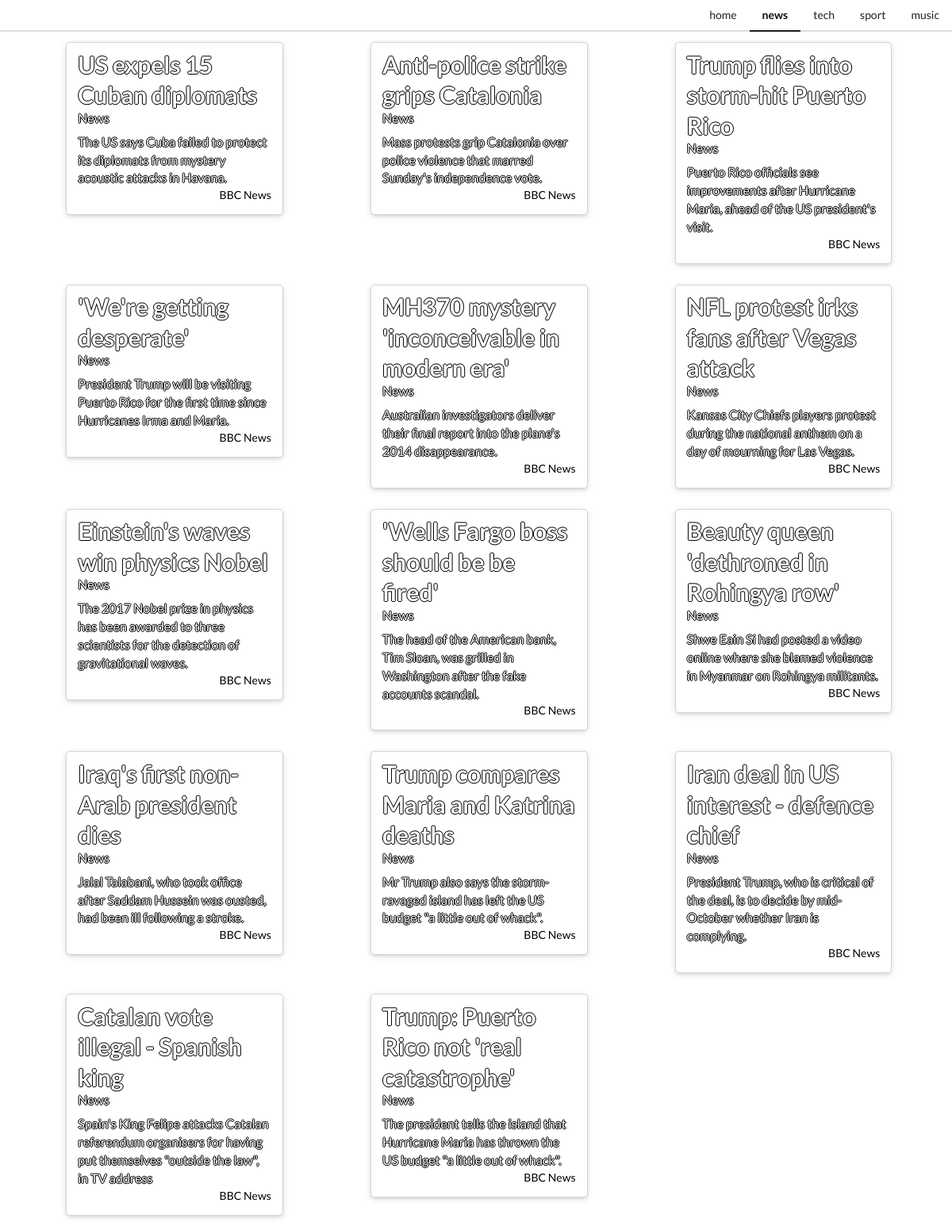
Page /news/ on the committed database.
### news_explorer/models.py (models this page shows, shortened)
class Article(models.Model):
    author = models.CharField(max_length=50)
    title = models.CharField(max_length=100)
    description = models.CharField(max_length=200)
    url = models.URLField(max_length=200, unique=True)
    url_to_image = models.URLField(max_length=200)
    publish_date = models.DateTimeField(null=True)
    tag = models.CharField(default='bbc-news', max_length=20)

### news_explorer/views.py (the view)
# urls.py: url(r'^news/', views.news_page),
def news_page(request):
    articles = Article.objects.filter(tag='bbc-news')
    context = {
        'articles': articles,
        'page': 'news'
    }
    return render(request, 'news_explorer/default.html', context)

### news_explorer/templates/news_explorer/default.html (shortened to what this page needs)
<!DOCTYPE html>
<html>
<head>
    {% load static %}
    <link rel="stylesheet" type="text/css" href="{% static "src/css/style.css" %}">
    <link rel="stylesheet" type="text/css" href="{% static "src/css/semantic.min.css" %}">
</head>
<body>
<div class="ui secondary pointing stackable menu">
    <div class="right menu">
        <a class="item {% if page == 'home' %} active {% endif %}" href="/">
            home
        </a>
        <a class="item {% if page == 'news' %} active {% endif %}" href="/news/">
            news
        </a>
        <a class="item {% if page == 'tech' %} active {% endif %}" href="/tech/">
            tech
        </a>
        <a class="item {% if page == 'sport' %} active {% endif %}" href="/sport/">
            sport
        </a>
        <a class="item {% if page == 'music' %} active {% endif %}" href="/music/">
            music
        </a>
    </div>
</div>
<div class="ui stackable grid">
    {% for article in articles %}
        <div class="five wide column news-article">
            <div class="ui raised link card">
                <a class="content" href="{{ article.url }}"
                   style="
                           background-image: url('{{ article.url_to_image }}');
                           background-size: 110%;
                           background-size: cover;
                           background-position: center;">
                    <div class="header article-text-header article-text-color">{{ article.title }}</div>
                    <div class="meta">
                        <span class="category article-text-category article-text-color">
                            {% if article.tag == 'bbc-news' %} News {% endif %}
                        </span>
                    </div>
                    <div class="description article-text-main article-text-color">
                        <p>{{ article.description }}</p>
                    </div>
                    <div class="extra content">
                        <div class="right floated author article-text-source">
                            {{ article.author }}
                        </div>
                    </div>
                </a>
            </div>
        </div>
    {% endfor %}
</div>
</body>
</html>

### static/src/css/style.css (style rules this page uses)
.news-article { padding-left: 8% !important; width: 100% !important; }
.article-text-color { color: #fff !important; text-shadow: 1px 0 0 #000, 0 -1px 0 #000, 0 1px 0 #000, -1px 0 0 #000 !important; }
.article-text-header { font-size: 30px !important; }
.article-text-category { font-size: 16px !important; }
.article-text-main { font-size: 16px !important; }
.article-text-source { font-size: 14px !important; color: #000 !important; text-shadow: 1px 0 0 #fff, 0 -1px 0 #fff, 0 1px 0 #fff, -1px 0 0 #fff !important; }

### rows in the picture
Article: title "US expels 15 Cuban diplomats", tag "News", description "The US says Cuba failed to protect its diplomats from mystery acoustic attacks in Havana.", author "BBC News"
Article: title "Anti-police strike grips Catalonia", tag "News", description "Mass protests grip Catalonia over police violence that marred Sunday's independence vote.", author "BBC News"
Article: title "Trump flies into storm-hit Puerto Rico", tag "News", description "Puerto Rico officials see improvements after Hurricane Maria, ahead of the US president's visit.", author "BBC News"
Article: title "'We're getting desperate'", tag "News", description "President Trump will be visiting Puerto Rico for the first time since Hurricanes Irma and Maria.", author "BBC News"
Article: title "MH370 mystery 'inconceivable in modern era'", tag "News", description "Australian investigators deliver their final report into the plane's 2014 disappearance.", author "BBC News"
Article: title "NFL protest irks fans after Vegas attack", tag "News", description "Kansas City Chiefs players protest during the national anthem on a day of mourning for Las Vegas.", author "BBC News"
Article: title "Einstein's waves win physics Nobel", tag "News", description "The 2017 Nobel prize in physics has been awarded to three scientists for the detection of gravitational waves.", author "BBC News"
Article: title "'Wells Fargo boss should be be fired'", tag "News", description "The head of the American bank, Tim Sloan, was grilled in Washington after the fake accounts scandal.", author "BBC News"
Article: title "Beauty queen 'dethroned in Rohingya row'", tag "News", description "Shwe Eain Si had posted a video online where she blamed violence in Myanmar on Rohingya militants.", author "BBC News"
Article: title "Iraq's first non-Arab president dies", tag "News", description "Jalal Talabani, who took office after Saddam Hussein was ousted, had been ill following a stroke.", author "BBC News"
Article: title "Trump compares Maria and Katrina deaths", tag "News", description "Mr Trump also says the storm-ravaged island has left the US budget \"a little out of whack\".", author "BBC News"
Article: title "Iran deal in US interest - defence chief", tag "News", description "President Trump, who is critical of the deal, is to decide by mid-October whether Iran is complying.", author "BBC News"
Article: title "Catalan vote illegal - Spanish king", tag "News", description "Spain's King Felipe attacks Catalan referendum organisers for having put themselves \"outside the law\", in TV address", author "BBC News"
Article: title "Trump: Puerto Rico not 'real catastrophe'", tag "News", description "The president tells the island that Hurricane Maria has thrown the US budget \"a little out of whack\".", author "BBC News"
